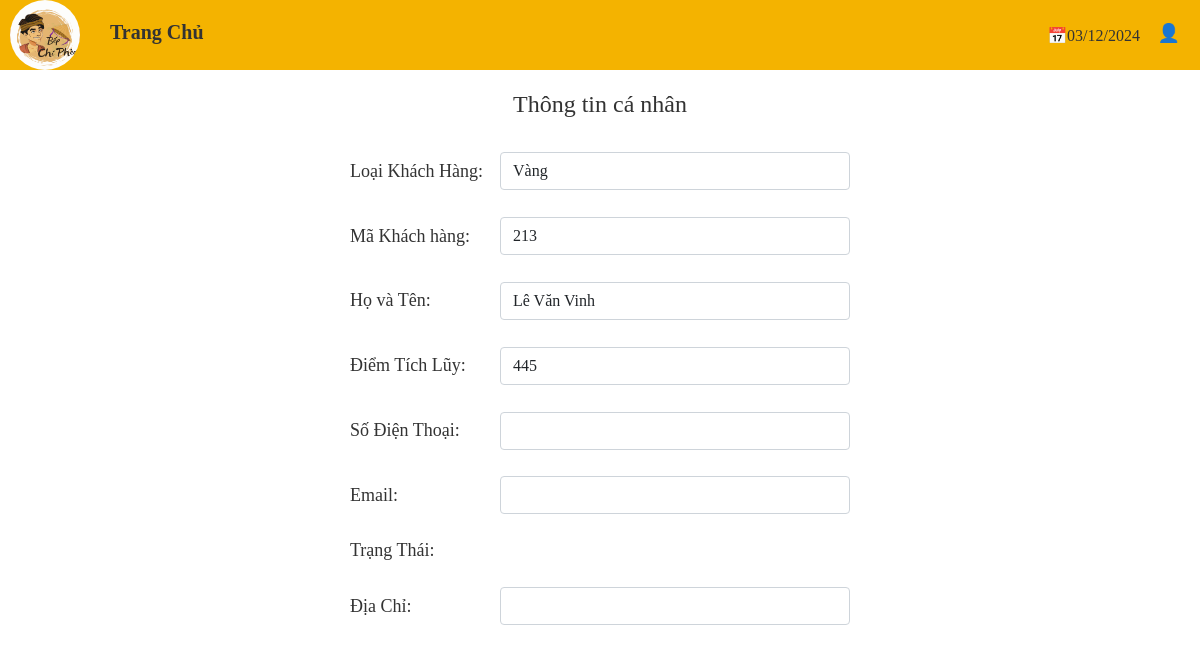
/view/KHACHHANG/Thongtin.php?id=213, run on an earlier commit of the app's database.
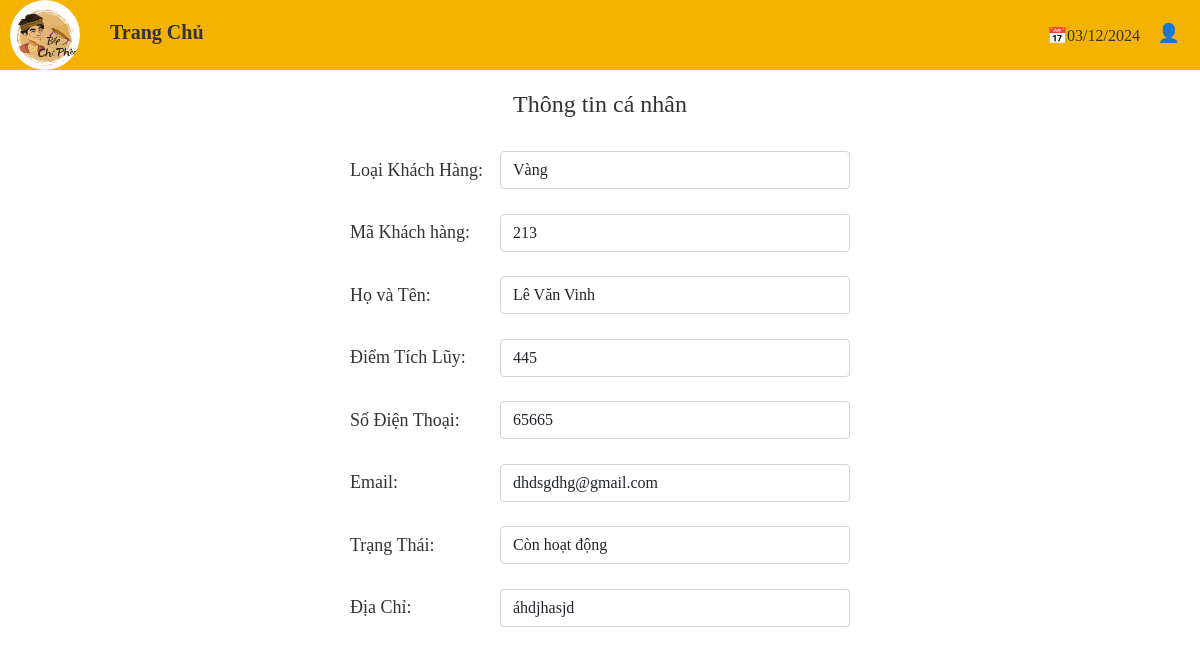
And on a later commit of the database.
### tables this page shows
CREATE TABLE `taikhoannguoidung` (
  `idNguoiDung` int(11) NOT NULL,
  `username` varchar(50) NOT NULL,
  `pass` varchar(255) NOT NULL,
  `hoTen` varchar(50) NOT NULL,
  `email` varchar(100) NOT NULL,
  `trangThai` tinyint(4) NOT NULL,
  `loaiNguoiDung` tinyint(4) NOT NULL,
  `diaChi` varchar(255) NOT NULL,
  `SDT` varchar(15) NOT NULL
);

### model/chucnangnhanvien.php (called while the page is built, shortened)
<?php
    class tmdt
	{
		private $host = 'localhost';
		private $username = 'trieu';
		private $password = '123';
		private $database = 'db_chipheo';
		public function connect()
		{
			$con = new mysqli($this->host, $this->username, $this->password, $this->database);
			$con->set_charset("utf8");
			return $con;
		}
		public function laycot($sql)
		{
			$link = $this->connect();
			$ketqua = $link->query($sql);
			$trave = '';
			if($ketqua && $ketqua->num_rows > 0) {
				while($row = $ketqua->fetch_array()) {
					$trave = $row[0];
				}
			}
			return $trave;
		}
	}
?>

### view/KHACHHANG/Thongtin.php (the view, shortened to what the changed rows need)
<?php
    include_once("../../model/chucnangnhanvien.php");
    $p=new tmdt();
?>
<!DOCTYPE html>
<html lang="en">
<head>
    <link rel="stylesheet" href="../../css/nhanVien.css">
    <link rel="stylesheet" href="../../css/thongtin.css">
    <link rel="stylesheet" href="../../css/bootstrap-5.1.3-dist/css/bootstrap.min.css">
    <link rel="stylesheet" href="https://cdnjs.cloudflare.com/ajax/libs/font-awesome/4.7.0/css/font-awesome.min.css">
</head>
<body>
<?php
        $layid = $_REQUEST['id'];
        $layemail=$p->laycot("select t.email from khachhang n join taikhoannguoidung t on n.idNguoiDung = t.idNguoiDung where maKH = '$layid' limit 1");
        $laysdt=$p->laycot("select t.SDT from khachhang n join taikhoannguoidung t on n.idNguoiDung = t.idNguoiDung where maKH = '$layid' limit 1");
        $laytrangthai=$p->laycot("select t.trangThai from khachhang n join taikhoannguoidung t on n.idNguoiDung = t.idNguoiDung where maKH = '$layid' limit 1");
        $laydiachi=$p->laycot("select t.diaChi from khachhang n join taikhoannguoidung t on n.idNguoiDung = t.idNguoiDung where maKH = '$layid' limit 1");
    ?>
<div class="container-fluid p-0">
    <div class="header">
        <h1><a href="../../index.php">Trang Chủ</a></h1>
    </div>
     <div class="container" style="width:100%;">
        <div class="content" align="center">
            <h2 >Thông tin cá nhân</h2>
            <div class="form-container">
                <form method="post" enctype="multipart/form-data" name="form1" id="form1" style="width: 100%; height: 100px;">
                        <table style="margin:0; width: 500px; height:500px">
                            <tr>
                                <td><input type="input" class="form-control" size="200" id="sdt" value="<?php echo $laysdt;?>" name="sdt" ></td>
                            </tr>
                            <tr>
                                <td><input type="input" class="form-control" size="200" id="email" value="<?php echo $layemail;?>" name="email" ></td>
                            </tr>
                            <tr>
                                <?php
                                switch($laytrangthai)
                                {
                                    case 1:
                                            echo '<td><input type="input" class="form-control" size="200" id="trangThai" value="Còn hoạt động" name="trangThai"></td>';
                                            break;
                                }
                             ?>
                            </tr>
                            <tr>
                                <td><input type="input" class="form-control" size="200" id="diaChi" value="<?php echo $laydiachi;?>" name="diaChi"></td>
                            </tr>
                        </table>
                    </form>
            </div>
        </div>
    </div>
</div>
</body>
</html>

What changed in the data, as far as the page shows it:
now on this page (row edited): taikhoannguoidung: sdt "65665", diaChi "áhdjhasjd"
Also different on the page:
form field email: (not shown) → "dhdsgdhg@gmail.com"
form field trangThai: (not shown) → "Còn hoạt động"
